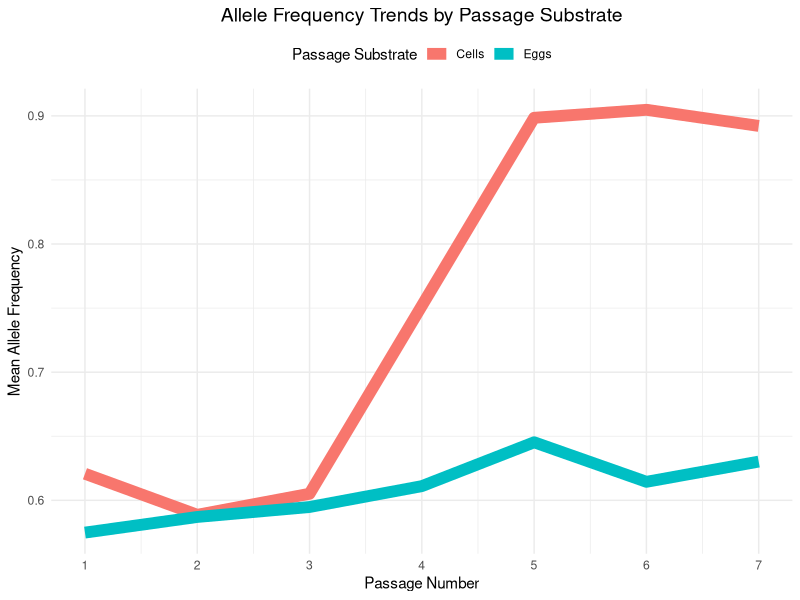
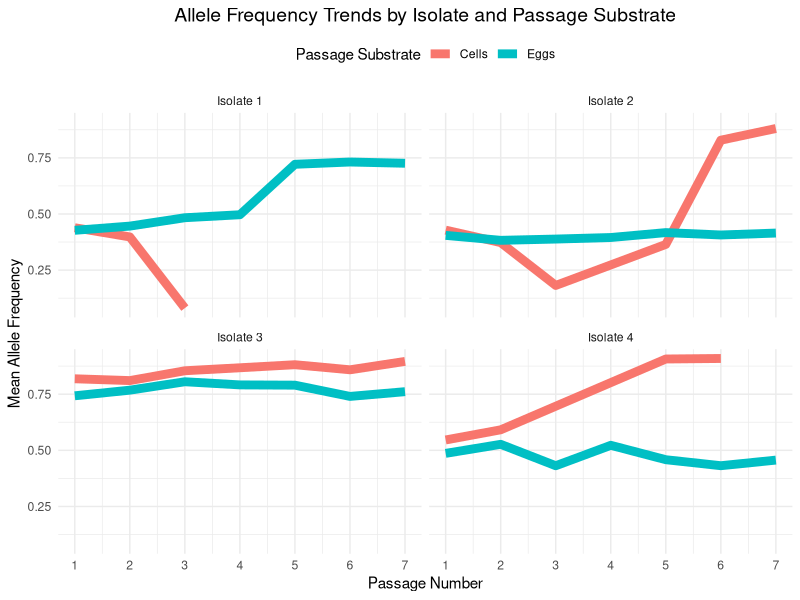
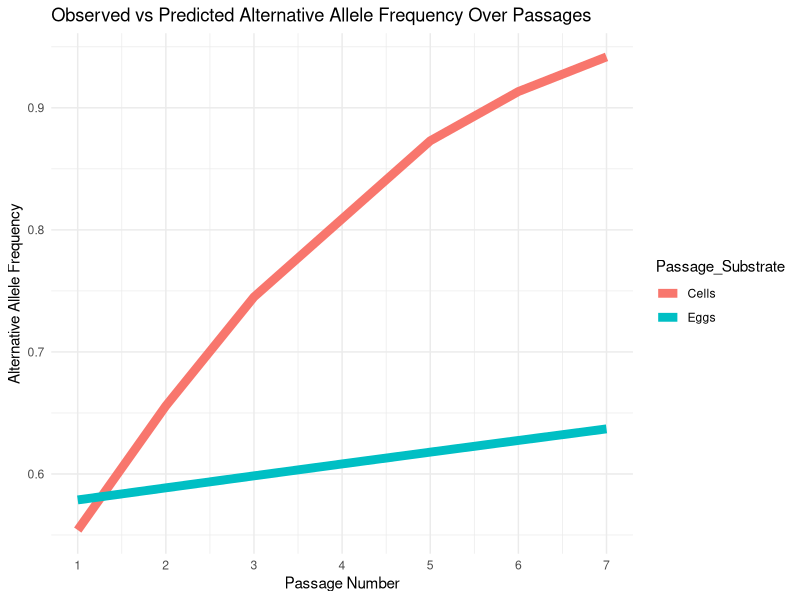
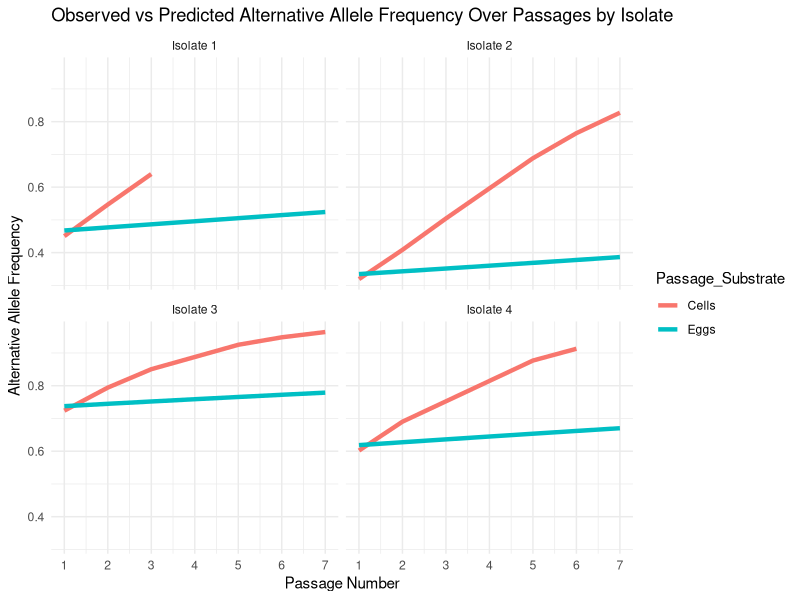
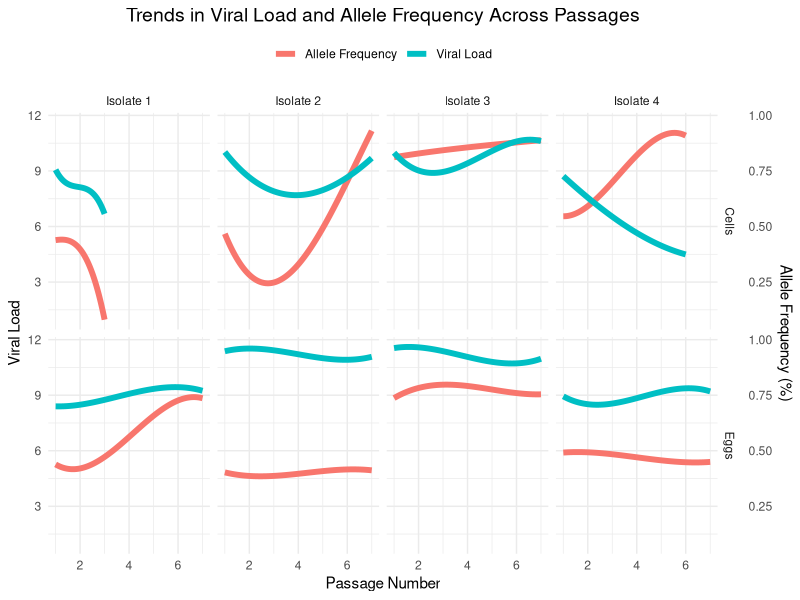

These figures' R source, in order:
## ---- chunk 1
library(readxl)
library(ggplot2)
library(dplyr)
library(tidyr)
library(kableExtra)
library(broom)
library(lme4)
library(emmeans)
library(purrr)
## ---- chunk 2
Data_Frame_Allele_Frequency <- read_excel("Data_Frame_Allele_Frequency.xlsx", sheet = "Table")
## ---- chunk 3
Data_Frame_Allele_Frequency$success <- Data_Frame_Allele_Frequency$`%AF` # This assigns the values from the %AF column (which represents the proportion of the alternative allele) to a new column called success.Since %AF represents proportions, each entry in success is also a proportion (a decimal between 0 and 1) rather than an integer count.
Data_Frame_Allele_Frequency$total <- 1  # Total column creation. Since %AF is a proportion, total is set to 1 to represent it as a proportion out of 1.
## ---- chunk 4
results_trend_test <- Data_Frame_Allele_Frequency %>%
  group_by(Position_Genome, `Passage_Substrate`, `Isolate_ID`) %>% # This groups the data by Position_Genome, Passage_Substrate, and Isolate_ID. Each unique combination is treated as an individual group for analysis.
  summarise( # Creates a summary for each group considering what is below
    test_result = list(
      prop.trend.test(success * 100, rep(100, length(success)), score = `Passage_Number`)
    )
  )
results_trend_test # This table is huge. I need to obtain the important information out of it.
## ---- chunk 5
results_trend_test_summary <- results_trend_test %>%
  mutate(
    p_value = sapply(test_result, function(x) x$p.value),
    statistic = sapply(test_result, function(x) x$statistic)
  )
results_trend_test_summary # Now the 2 new columns are included. Still a huge table but now I can filter the important results.
## ---- chunk 6
results_trend_test_significant <- results_trend_test_summary %>%
  filter(p_value <= 0.05)
results_trend_test_significant # Now I have just the 25 significant positions where a trend is present. 
## ---- chunk 7
results_trend_test_significant$Significant_Trend <- ifelse(results_trend_test_significant$p_value <= 0.05, "Yes", "No")
## ---- chunk 8
results_trend_test_significant_clean <- results_trend_test_significant %>%
  select(-test_result)
## ---- chunk 9
results_trend_test_significant_clean <- results_trend_test_significant_clean %>%
  arrange(Position_Genome)
## ---- chunk 10
results_trend_test_significant_clean %>%
  kable("html", caption = "Trend Test Results for Significant Positions", align = "c") %>%
  kable_styling(bootstrap_options = c("striped", "hover", "condensed"), full_width = F) %>%
  row_spec(
    which(results_trend_test_significant_clean$`Passage_Substrate` == "Cells"), 
    background = "#D9EAD3"  # Light green for Cells
  ) %>%
  row_spec(
    which(results_trend_test_significant_clean$`Passage_Substrate` == "Eggs"), 
    background = "#F9CB9C"  # Light orange for Eggs
  )
## ---- chunk 11
trend_plot_data <- Data_Frame_Allele_Frequency %>%
  group_by(Passage_Substrate, Passage_Number) %>%
  summarise(
    mean_AF = mean(`%AF`, na.rm = TRUE),
    sd_AF = sd(`%AF`, na.rm = TRUE),
    .groups = "drop"
  )
## ---- chunk 12
ggplot(trend_plot_data, aes(x = Passage_Number, y = mean_AF, color = Passage_Substrate, group = Passage_Substrate)) +
  geom_line(linewidth = 4) +
  labs(
    title = "Allele Frequency Trends by Passage Substrate",
    x = "Passage Number",
    y = "Mean Allele Frequency",
    color = "Passage Substrate"
  ) +
  scale_x_continuous(breaks = 1:7) +
  theme_minimal() +
  theme(
    plot.title = element_text(hjust = 0.5, size = 14),
    legend.position = "top"
  )
## ---- chunk 13
results_trend_test_by_Isolate <- Data_Frame_Allele_Frequency %>%
  group_by(Position_Genome, Passage_Substrate, Isolate_ID) %>%
  summarise(
    test_result = list(
      prop.trend.test(success * 100, rep(100, length(success)), score = Passage_Number)
    ),
    .groups = "drop"
  )
## ---- chunk 14
results_summary_by_Isolate <- results_trend_test_by_Isolate %>%
  mutate(
    p_value = map_dbl(test_result, ~ .x$p.value),
    statistic = map_dbl(test_result, ~ .x$statistic)
  )
## ---- chunk 15
results_trend_test_significant_by_Isolate <- results_summary_by_Isolate %>%
  filter(p_value <= 0.05)
## ---- chunk 16
trend_plot_data_by_Isolate <- Data_Frame_Allele_Frequency %>%
  group_by(Isolate_ID, Passage_Substrate, Passage_Number) %>%
  summarise(
    mean_AF = mean(`%AF`, na.rm = TRUE),
    sd_AF = sd(`%AF`, na.rm = TRUE),
    .groups = "drop"
  )
## ---- chunk 17
ggplot(trend_plot_data_by_Isolate, aes(x = Passage_Number, y = mean_AF, color = Passage_Substrate, group = Passage_Substrate)) +
  geom_line(size = 3) +
  facet_wrap(~Isolate_ID) +
  labs(
    title = "Allele Frequency Trends by Isolate and Passage Substrate",
    x = "Passage Number",
    y = "Mean Allele Frequency",
    color = "Passage Substrate"
  ) +
  scale_x_continuous(breaks = 1:7) +
  theme_minimal() +
  theme(
    plot.title = element_text(hjust = 0.5, size = 14),
    legend.position = "top"
  )
## ---- chunk 18
Data_Frame_Allele_Frequency$success <- Data_Frame_Allele_Frequency$`%AF`  # Proportion of alternative allele
Data_Frame_Allele_Frequency$failure <- 1 - Data_Frame_Allele_Frequency$success  # Proportion of reference allele
## ---- chunk 19
Data_Frame_Allele_Frequency$`Passage_Substrate` <- as.factor(Data_Frame_Allele_Frequency$`Passage_Substrate`)
## ---- chunk 20
logistic_model <- glm(cbind(success, failure) ~ `Passage_Number` * `Passage_Substrate`, 
                      data = Data_Frame_Allele_Frequency, 
                      family = quasibinomial)

summary(logistic_model) # View summary of the quasibinomial model. The summary(logistic_model) output will show me the coefficients for "Passage Number" and "Passage Substrate" as well as their interaction.
## ---- chunk 21
tidy_logistic_model <- broom::tidy(logistic_model)
## ---- chunk 22
tidy_logistic_model <- tidy_logistic_model %>%
  mutate(Significance = case_when(
    p.value < 0.001 ~ "***",
    p.value < 0.01 ~ "**",
    p.value < 0.05 ~ "*",
    TRUE ~ ""
  ))
## ---- chunk 23
tidy_logistic_model <- tidy_logistic_model %>%
  mutate(Interpretation = case_when(
    term == "(Intercept)" ~ "Baseline log-odds of success (%AF) in cells at passage 0. Significant at p<0.05",
    term == "Passage_Number" ~ "Passage number has a significant positive effect. For each additional passage, the odds of success (alternative allele presence) increase by about 43%.",
    term == "Passage_SubstrateEggs" ~ "Switching from Cells to Eggs significantly increases the odds of success by approximately 62.8% (exp(0.48751)).",
    term == "Passage_Number:Passage_SubstrateEggs" ~ "The interaction term is significant. The positive effect of passage number on success is weaker in eggs compared to cells.",
    TRUE ~ "N/A"
  ))
## ---- chunk 24
tidy_logistic_model %>%
  select(term, estimate, std.error, statistic, p.value, Significance, Interpretation) %>%
  kable("html", caption = "Logistic Regression Model Coefficients with Interpretation", align = "c") %>%
  kable_styling(bootstrap_options = c("striped", "hover", "condensed"), full_width = F)
## ---- chunk 25
Data_Frame_Allele_Frequency$predicted_AF <- predict(logistic_model, type = "response")
Data_Frame_Allele_Frequency$successAF <- as.integer(round(100*Data_Frame_Allele_Frequency$Allele_Frequency, 0))
Data_Frame_Allele_Frequency$trialsAF <- 100
## ---- chunk 26
ggplot(Data_Frame_Allele_Frequency, aes(x = `Passage_Number`, y = success, color = `Passage_Substrate`)) +
  geom_line(aes(y = predicted_AF), size = 3) +  # Increased line thickness
  scale_x_continuous(breaks = seq(min(Data_Frame_Allele_Frequency$Passage_Number), 
                                  max(Data_Frame_Allele_Frequency$Passage_Number), by = 1)) +  # X-axis with steps of 1
  labs(title = "Observed vs Predicted Alternative Allele Frequency Over Passages",  # Add a title
       y = "Alternative Allele Frequency", 
       x = "Passage Number") +
  theme_minimal()
## ---- chunk 27
get_logistic_results <- function(data) {
  glm(cbind(success, total - success) ~ `Passage_Number`, data = data, family = quasibinomial)
}
## ---- chunk 28
cells_data <- Data_Frame_Allele_Frequency %>%
  filter(`Passage_Substrate` == "Cells")
eggs_data <- Data_Frame_Allele_Frequency %>%
  filter(`Passage_Substrate` == "Eggs")
## ---- chunk 29
cells_results <- get_logistic_results(cells_data)
eggs_results <- get_logistic_results(eggs_data)
## ---- chunk 30
summary(cells_results)
summary(eggs_results)
## ---- chunk 31
Data_Frame_Allele_Frequency <- Data_Frame_Allele_Frequency %>%
  mutate(success_counts = round(success * 100),  # Convert success to integer counts
         failure_counts = round(failure * 100))  # Convert failure to integer counts
## ---- chunk 32
glmm_model_by_Isolate <- glmer(
  cbind(success_counts, failure_counts) ~ `Passage_Number` * `Passage_Substrate` + (1 | Isolate_ID),
  data = Data_Frame_Allele_Frequency,
  family = binomial(link = "logit")
)

summary(glmm_model_by_Isolate) # View the summary of the GLMM model
## ---- chunk 33
Data_Frame_Allele_Frequency$predicted_AF_by_Isolate <- predict(glmm_model_by_Isolate, type = "response")
## ---- chunk 34
ggplot(Data_Frame_Allele_Frequency, aes(x = `Passage_Number`, y = success, color = `Passage_Substrate`)) +
  geom_line(aes(y = predicted_AF_by_Isolate), size = 1.5) +  # Predicted trends
  facet_wrap(~Isolate_ID) +  # Create separate panels for each isolate
  scale_x_continuous(breaks = seq(min(Data_Frame_Allele_Frequency$Passage_Number), 
                                  max(Data_Frame_Allele_Frequency$Passage_Number), by = 1)) +  # X-axis for all passages
  labs(title = "Observed vs Predicted Alternative Allele Frequency Over Passages by Isolate",
       y = "Alternative Allele Frequency",
       x = "Passage Number") +
  theme_minimal()
## ---- chunk 35
viral_linear_mixed_model <- lmer(Viral_Load_SQ ~ `Passage_Number` * `%AF` * `Passage_Substrate` + 
                      (1 | Isolate_ID), data = Data_Frame_Allele_Frequency)

summary(viral_linear_mixed_model) # Summary of the linear mixed model
## ---- chunk 36
posthoc_results <- emmeans(viral_linear_mixed_model, ~ Passage_Number | `%AF` * `Passage_Substrate`)

summary(posthoc_results) # Summary of the post hoc analysis
## ---- chunk 37
Data_Frame_Allele_Frequency_long <- Data_Frame_Allele_Frequency %>%
  pivot_longer(
    cols = c(Viral_Load_SQ, Allele_Frequency),
    names_to = "Variable",
    values_to = "Value"
  ) %>%
  mutate(
    Value = ifelse(Variable == "Allele_Frequency", Value * 12, Value),
    Variable = recode(Variable, "Viral_Load_SQ" = "Viral Load", "Allele_Frequency" = "Allele Frequency")
  )
## ---- chunk 38
ggplot(Data_Frame_Allele_Frequency_long, aes(x = `Passage_Number`, y = Value, color = Variable)) +
  geom_smooth(aes(group = Variable), size = 2, method = "lm", formula = y ~ splines::bs(x, 3), se = F) +
  scale_y_continuous(
    name = "Viral Load",
    sec.axis = sec_axis(~ . * (1 / 12), name = "Allele Frequency (%)")
  ) +
  facet_grid(Passage_Substrate ~ Isolate_ID) +
  labs(
    title = "Trends in Viral Load and Allele Frequency Across Passages",
    x = "Passage Number"
  ) +
  theme_minimal() +
  theme(
    plot.title = element_text(hjust = 0.5, size = 14),
    legend.title = element_blank(),  # Removes the legend title
    legend.position = "top"
  )
